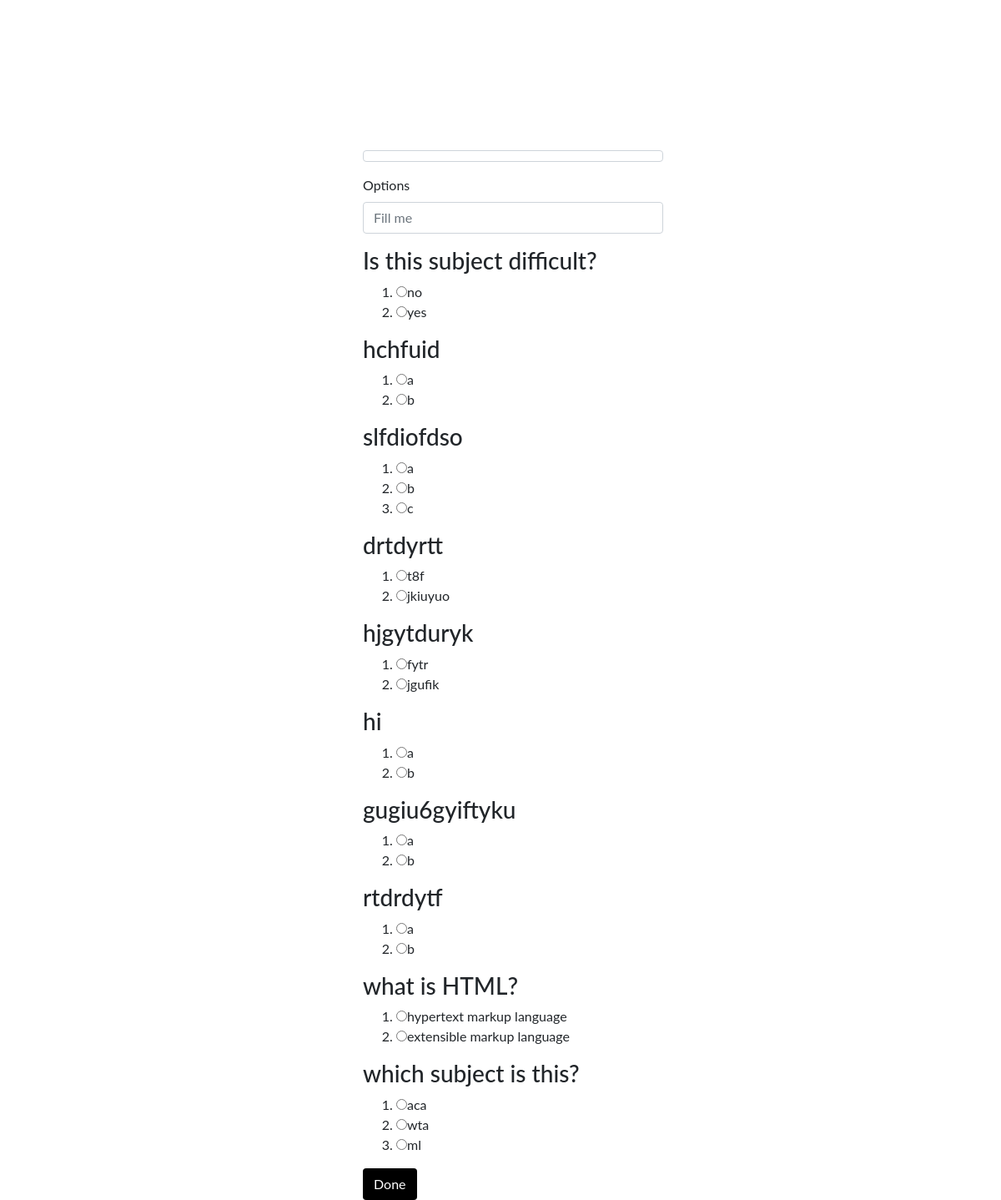
The page /exam.php on the database its author committed.
### tables this page shows
CREATE TABLE `questions` (
  `number` int(2) NOT NULL,
  `subject_id` varchar(10) NOT NULL,
  `test_num` int(11) NOT NULL,
  `description` varchar(200) DEFAULT NULL,
  `option1` varchar(100) DEFAULT NULL,
  `option2` varchar(100) DEFAULT NULL,
  `option3` varchar(100) DEFAULT NULL,
  `option4` varchar(100) DEFAULT NULL,
  `option5` varchar(100) DEFAULT NULL,
  `option6` varchar(100) DEFAULT NULL,
  `option7` varchar(100) DEFAULT NULL,
  `answer` varchar(100) DEFAULT NULL,
  `type` varchar(10) DEFAULT NULL
);

### exam.php (the view, shortened to what this page needs)
<!DOCTYPE html>
<html lang="en">
<head>
    <link href="//maxcdn.bootstrapcdn.com/bootstrap/4.0.0/css/bootstrap.min.css" rel="stylesheet" id="bootstrap-css">
    <link href="exam.css" rel="stylesheet">
</head>
<body>
    <div class="main h-100 w-100">
        <div class="col-md-6 col-sm-12">
        <div class="login-form">
            <form name="add_name" id="add_name" method="post">
                <div class="form-group">
                    <p class="form-control" rows="5" ></p>
                </div>
                <div class="container1 form-group">
                    <label>Options</label>
                    <div><input type="text" name="mytext[]" class="form-control" placeholder="Fill me"></div>
                </div>
                <?php
                    $query = "SELECT * FROM questions ORDER BY number DESC  ";
                    $result = mysqli_query($connect, $query) or die( mysqli_error($connect));
                    while($row = mysqli_fetch_array($result))
                    {
                        echo '
                            <h3>'.$row["description"].'</h3>
                            <div class="form-group">
                                <ol>
                                    <li>
                                        <input type="radio" name="'.$row["number"].'" value="1" />'.$row["option1"].'
                                    </li>';if($row["option2"]!=NULL){echo'
                                    <li>
                                        <input type="radio" name="'.$row["number"].'" value="2" />'.$row["option2"].'
                                    </li>';}if($row["option3"]!=NULL){echo'
                                    <li>
                                        <input type="radio" name="'.$row["number"].'" value="3" />'.$row["option3"].'
                                    </li>';}if($row["option4"]!=NULL){echo'
                                    <li>
                                        <input type="radio" name="'.$row["number"].'" value="4" />'.$row["option4"].'
                                    </li>';}if($row["option5"]!=NULL){echo'
                                    <li>
                                        <input type="radio" name="'.$row["number"].'" value="5" />'.$row["option5"].'
                                    </li>';}if($row["option6"]!=NULL){echo'
                                    <li>
                                        <input type="radio" name="'.$row["number"].'" value="6" />'.$row["option6"].'
                                    </li>';}if($row["option7"]!=NULL){echo'
                                    </li>';}echo'
                                </ol>
                            </div>
                        ';
                    }
                ?>
                <button type="submit" name="submit" id="submit" value="submit" class="btn btn-black">Done</button>
            </form>
        </div>
        </div>
    </div>
</body>
</html>

### exam.css (style rules this page uses)
body { font-family: "Lato", sans-serif; }
.main { padding-left: 35%; }
.login-form { margin-top: 50%; }
.btn-black { background-color: #000 !important; color: #fff; }

### rows shown on the page
questions: description "Is this subject difficult?", option1 "no", option2 "yes"
questions: description "hchfuid", option1 "a", option2 "b"
questions: description "slfdiofdso", option1 "a", option2 "b", option3 "c"
questions: description "drtdyrtt", option1 "t8f", option2 "jkiuyuo"
questions: description "hjgytduryk", option1 "fytr", option2 "jgufik"
questions: description "hi", option1 "a", option2 "b"
questions: description "gugiu6gyiftyku", option1 "a", option2 "b"
questions: description "rtdrdytf", option1 "a", option2 "b"
questions: description "what is HTML?", option1 "hypertext markup language", option2 "extensible markup language"
questions: description "which subject is this?", option1 "aca", option2 "wta", option3 "ml"
